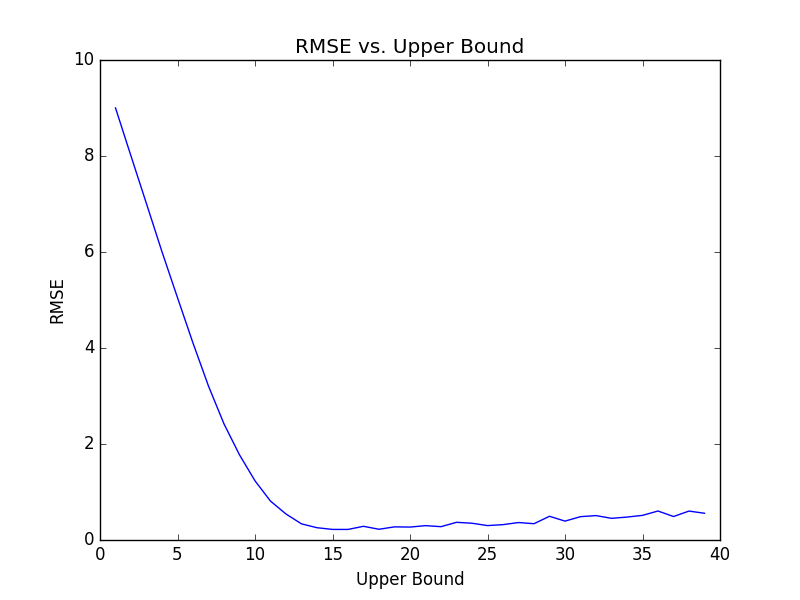

Python code for this plot:
"""
Andrew Shackelford
[email redacted]

CS 208 - Spring 2019
Homework 2, Problem 2
"""

import numpy as np
import matplotlib.pyplot as plt

def poisson_dataset(n):
    return np.random.poisson(lam=10, size=n)

def mech_2_release(x, epsilon, a, b):
    x = np.clip(x, a, b)
    n = x.shape[0]
    gs_q = (float(b) - float(a)) / float(n)
    s = gs_q / float(epsilon)
    z = np.random.laplace(scale=s)

    mean = np.mean(x)
    z_clamped = np.clip(z, -abs(b-a), abs(b-a))

    return mean + z_clamped

def main():
    data = poisson_dataset(200)
    a = 0
    epsilon = 0.5
    num_trials = 100
    true_result = np.mean(data)

    x, y = [], []
    for b in range(1, 40):
        se = []
        for i in range(num_trials):
            noisy_result = mech_2_release(data, epsilon, a, b)
            se.append(np.square(noisy_result - true_result))
        rmse = np.sqrt(np.mean(se))
        x.append(b)
        y.append(rmse)

    plt.plot(x, y)
    plt.title('RMSE vs. Upper Bound')
    plt.xlabel('Upper Bound')
    plt.ylabel('RMSE')
    plt.savefig('problem_2.png')

if __name__ == "__main__":
    main()
